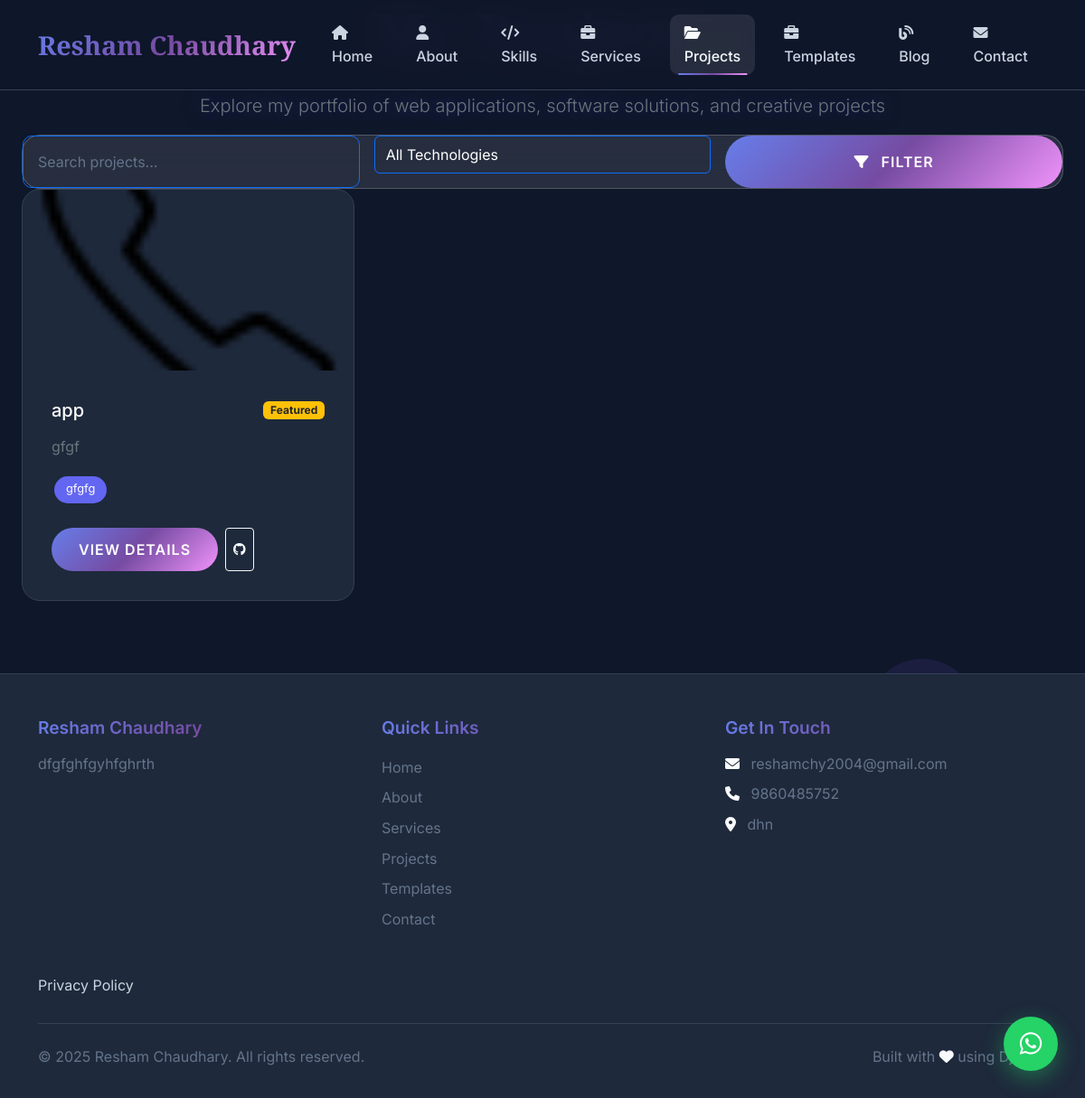
The app's page /projects/, older data.
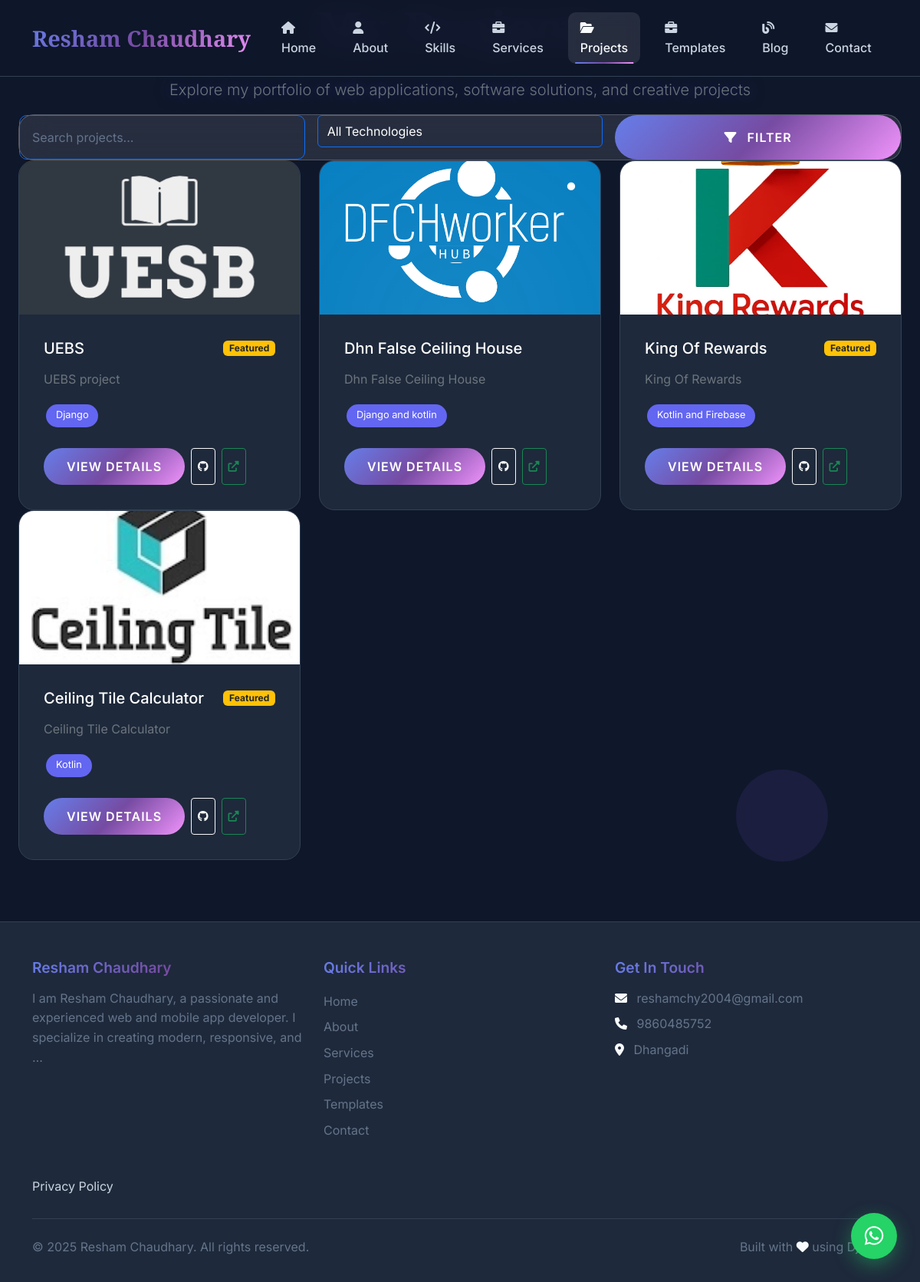
The same page, newer data.
### app/models.py (models this page shows, shortened)
class Project(models.Model):
    title = models.CharField(max_length=200)
    description = RichTextField()
    image = models.ImageField(upload_to='projects/')
    tech_stack = models.CharField(max_length=500, help_text="Comma-separated technologies")
    github_url = models.URLField(blank=True)
    demo_url = models.URLField(blank=True)
    is_featured = models.BooleanField(default=False)
    created_date = models.DateField()
    order = models.IntegerField(default=0)
    def get_tech_list(self):
        return [tech.strip() for tech in self.tech_stack.split(',')]
    class Meta:
        ordering = ['-created_date', 'order']

class Profile(models.Model):
    name = models.CharField(max_length=100)
    title = models.CharField(max_length=200)
    bio = RichTextField()
    profile_image = models.ImageField(upload_to='profile/')
    resume = models.FileField(upload_to='resume/', blank=True, null=True)
    email = models.EmailField()
    phone = models.CharField(max_length=20, blank=True)
    location = models.CharField(max_length=100, blank=True)
    github = models.URLField(blank=True)
    linkedin = models.URLField(blank=True)
    twitter = models.URLField(blank=True)
    instagram = models.URLField(blank=True)
    created_at = models.DateTimeField(auto_now_add=True)
    class Meta:
        verbose_name = "Profile"
        verbose_name_plural = "Profile"

### app/views.py (the view)
# urls.py: path('projects/', views.projects, name='projects'),
def projects(request):
    profile = get_profile()
    search_query = request.GET.get('search', '')
    tech_filter = request.GET.get('tech', '')
    projects_list = Project.objects.all()
    if search_query:
        projects_list = projects_list.filter(
            Q(title__icontains=search_query) |
            Q(description__icontains=search_query) |
            Q(tech_stack__icontains=search_query)
        )
    if tech_filter:
        projects_list = projects_list.filter(tech_stack__icontains=tech_filter)
    all_projects = Project.objects.all()
    all_techs = set()
    for project in all_projects:
        all_techs.update(project.get_tech_list())
    all_techs = sorted(list(all_techs))
    paginator = Paginator(projects_list, 9)
    page_number = request.GET.get('page')
    projects = paginator.get_page(page_number)
    context = {
        'profile': profile,
        'projects': projects,
        'search_query': search_query,
        'tech_filter': tech_filter,
        'all_techs': all_techs,
    }
    return render(request, 'projects.html', context)

### app/views.py (called while the page is built)
def get_profile():
    return Profile.objects.first()

### app/templates/projects.html (shortened to what the changed rows need)
{% extends 'base.html' %}
{% load static %}
{% block content %}
<div class="container-fluid px-4 py-12">
    <div class="text-center mb-12 fade-in-up">
        <h1 class="display-3 gradient-text mb-4">My Projects</h1>
    </div>
    <div class="row g-6 mb-12">
        {% for project in projects %}
            <div class="col-12 col-md-6 col-lg-4">
                <div class="project-card h-100 animate">
                    {% if project.image %}
                        <img src="{{ project.image.url }}" alt="{{ project.title }}" class="project-image w-100" loading="lazy">
                    {% else %}
                        <div class="project-image w-100 bg-gradient-3 d-flex align-items-center justify-content-center">
                            <span class="text-white fs-5 fw-bold">{{ project.title|truncatechars:15 }}</span>
                        </div>
                    {% endif %}
                    <div class="card-body">
                        <div class="d-flex justify-content-between align-items-center mb-3">
                            <h3 class="h5 mb-0 text-white">{{ project.title }}</h3>
                            {% if project.is_featured %}
                                <span class="badge bg-warning text-dark">Featured</span>
                            {% endif %}
                        </div>
                        <p class="text-secondary">{{ project.description|truncatewords:20|striptags }}</p>
                        <div class="d-flex flex-wrap gap-2 mb-4">
                            {% for tech in project.get_tech_list %}
                                <span class="tech-tag">{{ tech }}</span>
                            {% endfor %}
                        </div>
                        <div class="d-grid gap-2 d-md-flex">
                            <a href="{% url 'project_detail' project.pk %}"
                               class="btn btn-primary">
                                View Details
                            </a>
                            {% if project.github_url %}
                                <a href="{{ project.github_url }}" target="_blank"
                                   class="btn btn-outline-light btn-sm d-flex align-items-center justify-content-center"
                                   aria-label="GitHub">
                                    <i class="fab fa-github"></i>
                                </a>
                            {% endif %}
                            {% if project.demo_url %}
                                <a href="{{ project.demo_url }}" target="_blank"
                                   class="btn btn-outline-success btn-sm d-flex align-items-center justify-content-center"
                                   aria-label="Live Demo">
                                    <i class="fas fa-external-link-alt"></i>
                                </a>
                            {% endif %}
                        </div>
                    </div>
                </div>
            </div>
        {% endfor %}
    </div>
</div>
{% endblock %}

### app/templates/base.html (shortened to what the changed rows need)
<!DOCTYPE html>
<html lang="en">
<head>
    <link href="https://cdnjs.cloudflare.com/ajax/libs/bootstrap/5.3.2/css/bootstrap.min.css" rel="stylesheet">
    <link href="https://cdnjs.cloudflare.com/ajax/libs/font-awesome/6.4.0/css/all.min.css" rel="stylesheet">
    <link rel="stylesheet" href="https://cdnjs.cloudflare.com/ajax/libs/font-awesome/6.0.0/css/all.min.css">
    <link href="https://cdnjs.cloudflare.com/ajax/libs/aos/2.3.4/aos.css" rel="stylesheet">
</head>
<body>
    <div class="animated-bg">
        <div class="floating-shapes">
            <div class="shape"></div>
        </div>
    </div>
    <nav class="navbar navbar-expand-lg navbar-dark fixed-top">
        <div class="container">
            <a class="navbar-brand" href="{% url 'home' %}">
                {% if profile %}{{ profile.name }}{% else %}Portfolio{% endif %}
            </a>
            <div class="collapse navbar-collapse" id="navbarNav">
                <ul class="navbar-nav ms-auto">
                </ul>
            </div>
        </div>
    </nav>
    <main>
        {% block content %}
        {% endblock %}
    </main>
    <footer class="footer">
        <div class="container">
            <div class="row">
                <div class="col-lg-4 mb-4">
                    <h5 class="gradient-text mb-3">
                        {% if profile %}{{ profile.name }}{% else %}Portfolio{% endif %}
                    </h5>
                    <p class="text-muted">
                        {% if profile %}{{ profile.bio|striptags|truncatewords:20 }}{% endif %}
                    </p>
                </div>
                <div class="col-lg-4 mb-4">
                    <h5 class="gradient-text mb-3">Get In Touch</h5>
                    {% if profile %}
                    <p class="text-muted mb-2">
                        <i class="fas fa-envelope me-2"></i>
                        {{ profile.email }}
                    </p>
                    {% if profile.phone %}
                    <p class="text-muted mb-2">
                        <i class="fas fa-phone me-2"></i>
                        {{ profile.phone }}
                    </p>
                    {% endif %}
                    {% if profile.location %}
                    <p class="text-muted mb-2">
                        <i class="fas fa-map-marker-alt me-2"></i>
                        {{ profile.location }}
                    </p>
                    {% endif %}
                    {% endif %}
                </div>
            </div>
            <div class="row">
                <div class="col-md-6">
                    <p class="text-muted mb-0">
                        © 2025 {% if profile %}{{ profile.name }}{% else %}Portfolio{% endif %}. All rights reserved.
                    </p>
                </div>
            </div>
        </div>
    </footer>
</body>
</html>

Row changes from the older to the newer data that the page shows:
removed Project: image (picture), title "app", is_featured "Featured", description "gfgf", get_tech_list "gfgfg"
changed Profile "Resham Chaudhary": bio "dfgfghfgyhfghrth" → "I am Resham Chaudhary, a passionate and experienced web and mobile app developer. I specialize in creating modern, responsive, and …"; location "dhn" → "Dhangadi"
added Project: image (picture), title "UEBS", is_featured "Featured", description "UEBS project", get_tech_list "Django"
added Project: image (picture), title "Dhn False Ceiling House", description "Dhn False Ceiling House", get_tech_list "Django and kotlin"
added Project: image (picture), title "King Of Rewards", is_featured "Featured", description "King Of Rewards", get_tech_list "Kotlin and Firebase"
added Project: image (picture), title "Ceiling Tile Calculator", is_featured "Featured", description "Ceiling Tile Calculator", get_tech_list "Kotlin"
